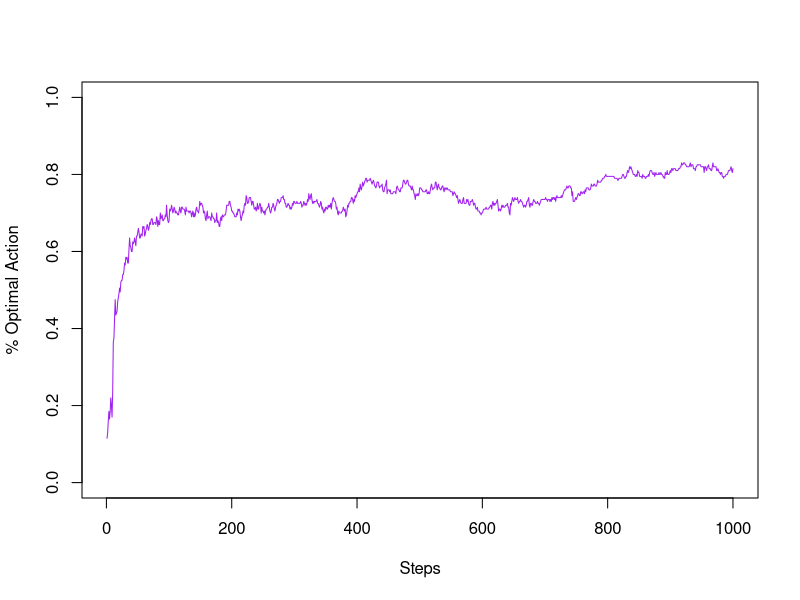

Generate this figure with R:
#!/usr/bin/env Rscript

# Author: Matthew Schlegel
# Purpose: Just a simple plotting util to read in data from RL_EXP_OUT.dat

dat = read.table("RL_EXP_OUT.dat")

plot(x = 1 : length(dat[, 1]), y = dat[,1], type = "l", ylab = "% Optimal Action", xlab = "Steps", col = "purple", ylim=c(0,1))

# Uncomment below to plot two lines on the same graph. 
# Requires you to change the data file out name in w1_exp.py near the end
# dat = read.table("RL_EXP_OUT1.dat")

# lines(x = 1 : length(dat[, 1]), y = dat[,1], type = "l", col = "red")
